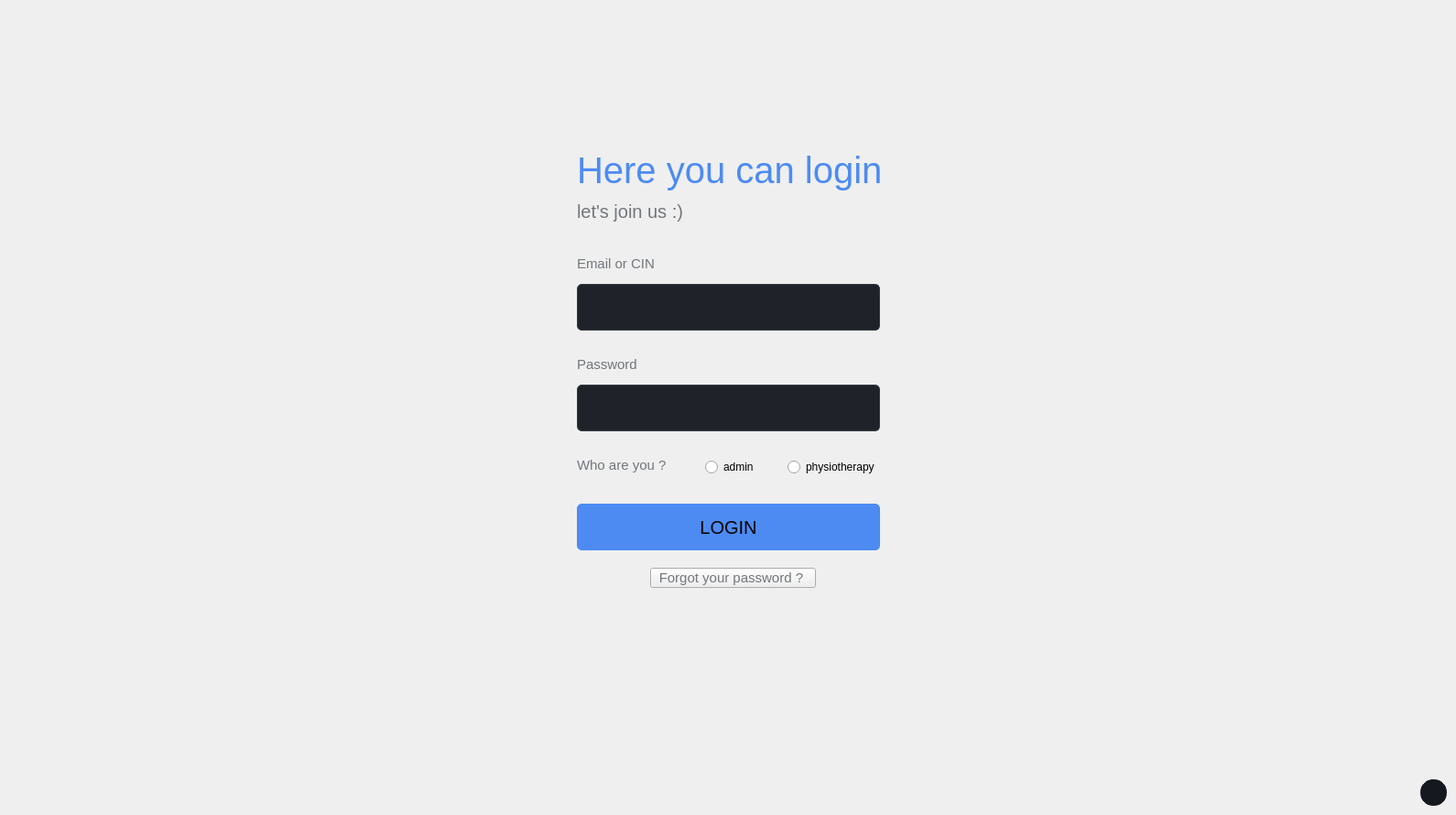
    <widget class="QWidget" name="login_page">
     <property name="styleSheet">
      <string notr="true">#login_page{
background-image :url(:/assets/loginBk.png) ;
}</string>
     </property>
     <widget class="QLabel" name="label_21">
      <property name="geometry">
       <rect>
        <x>630</x>
        <y>140</y>
        <width>331</width>
        <height>91</height>
       </rect>
      </property>
      <property name="styleSheet">
       <string notr="true">font-size : 40px ; 
color : #4d8bf2 ; 
</string>
      </property>
      <property name="text">
       <string>Here you can login</string>
      </property>
     </widget>
     <widget class="QLineEdit" name="ad_login">
      <property name="geometry">
       <rect>
        <x>630</x>
        <y>310</y>
        <width>331</width>
        <height>51</height>
       </rect>
      </property>
      <property name="styleSheet">
       <string notr="true">border : 1px solid #3a3e44 ; 
border-radius : 5px; 
padding-left : 5% ; 
font-size : 15px ; 
background-color : #1f2329 ; 
</string>
      </property>
     </widget>
     <widget class="QLineEdit" name="pas_login">
      <property name="geometry">
       <rect>
        <x>630</x>
        <y>420</y>
        <width>331</width>
        <height>51</height>
       </rect>
      </property>
      <property name="styleSheet">
       <string notr="true">border : 1px solid #3a3e44 ; 
border-radius : 5px; 
padding-left : 5% ; 
font-size : 15px ; 
background-color : #1f2329 ; 
</string>
      </property>
     </widget>
     <widget class="QPushButton" name="loginButton">
      <property name="geometry">
       <rect>
        <x>630</x>
        <y>550</y>
        <width>331</width>
        <height>51</height>
       </rect>
      </property>
      <property name="styleSheet">
       <string notr="true">#loginButton {
    border: 1px solid #4d8bf2;
    border-radius: 5px;
    font-size: 20px;
    background-color: #4d8bf2 ; 
}

#loginButton:hover {
background-color: #007ea7;
border: 1px solid #007ea7; 
}</string>
      </property>
      <property name="text">
       <string>LOGIN</string>
      </property>
      <property name="iconSize">
       <size>
        <width>20</width>
        <height>18</height>
       </size>
      </property>
     </widget>
     <widget class="QPushButton" name="quitButton">
      <property name="geometry">
       <rect>
        <x>1550</x>
        <y>850</y>
        <width>31</width>
        <height>31</height>
       </rect>
      </property>
      <property name="styleSheet">
       <string notr="true">#quitButton{
border : 1px solid white ; 
border-radius : 15px;
background-color : #15191f ;
} 
#quitButton:hover{
background-color : #20242b ;  
}</string>
      </property>
      <property name="text">
       <string/>
      </property>
      <property name="icon">
       <iconset>
        <normaloff>../assets/icons/power.svg</normaloff>../assets/icons/power.svg</iconset>
      </property>
     </widget>
     <widget class="QLabel" name="label_24">
      <property name="geometry">
       <rect>
        <x>630</x>
        <y>210</y>
        <width>121</width>
        <height>41</height>
       </rect>
      </property>
      <property name="styleSheet">
       <string notr="true">font-size : 20px ; 
color : #73767b ; 
</string>
      </property>
      <property name="text">
       <string>let's join us :)</string>
      </property>
     </widget>
     <widget class="QLabel" name="label_25">
      <property name="geometry">
       <rect>
        <x>630</x>
        <y>280</y>
        <width>121</width>
        <height>16</height>
       </rect>
      </property>
      <property name="styleSheet">
       <string notr="true">font-size : 15px ; 
color : #73767b ; 
</string>
      </property>
      <property name="text">
       <string>Email or CIN</string>
      </property>
     </widget>
     <widget class="QLabel" name="label_26">
      <property name="geometry">
       <rect>
        <x>630</x>
        <y>390</y>
        <width>121</width>
        <height>16</height>
       </rect>
      </property>
      <property name="styleSheet">
       <string notr="true">font-size : 15px ; 
color : #73767b ; 
</string>
      </property>
      <property name="text">
       <string>Password</string>
      </property>
     </widget>
     <widget class="QLabel" name="label_28">
      <property name="geometry">
       <rect>
        <x>630</x>
        <y>500</y>
        <width>121</width>
        <height>16</height>
       </rect>
      </property>
      <property name="styleSheet">
       <string notr="true">font-size : 15px ; 
color : #73767b ; 
</string>
      </property>
      <property name="text">
       <string>Who are you ? </string>
      </property>
     </widget>
     <widget class="QRadioButton" name="adminRadioButton">
      <property name="geometry">
       <rect>
        <x>770</x>
        <y>500</y>
        <width>101</width>
        <height>20</height>
       </rect>
      </property>
      <property name="styleSheet">
       <string notr="true"/>
      </property>
      <property name="text">
       <string>admin</string>
      </property>
     </widget>
     <widget class="QRadioButton" name="secretaryRadioButton">
      <property name="geometry">
       <rect>
        <x>860</x>
        <y>500</y>
        <width>101</width>
        <height>20</height>
       </rect>
      </property>
      <property name="text">
       <string>physiotherapy</string>
      </property>
     </widget>
     <widget class="QLabel" name="label_22">
      <property name="geometry">
       <rect>
        <x>40</x>
        <y>30</y>
        <width>181</width>
        <height>71</height>
       </rect>
      </property>
      <property name="minimumSize">
       <size>
        <width>0</width>
        <height>71</height>
       </size>
      </property>
      <property name="maximumSize">
       <size>
        <width>16777215</width>
        <height>45</height>
       </size>
      </property>
      <property name="styleSheet">
       <string notr="true">max-height : 45px ; 
margin-right : 9px ; </string>
      </property>
      <property name="text">
       <string/>
      </property>
      <property name="pixmap">
       <pixmap>../assets/solid care white version.png</pixmap>
      </property>
      <property name="scaledContents">
       <bool>true</bool>
      </property>
      <property name="alignment">
       <set>Qt::AlignCenter</set>
      </property>
     </widget>
     <widget class="QPushButton" name="resetButton">
      <property name="geometry">
       <rect>
        <x>710</x>
        <y>620</y>
        <width>181</width>
        <height>22</height>
       </rect>
      </property>
      <property name="styleSheet">
       <string notr="true">#resetButton {
font-size : 15px ; 
color : #73767b ; 
}
#resetButton:hover {
text-decoration: underline;
}</string>
      </property>
      <property name="text">
       <string>Forgot your password ? </string>
      </property>
     </widget>
    </widget>
